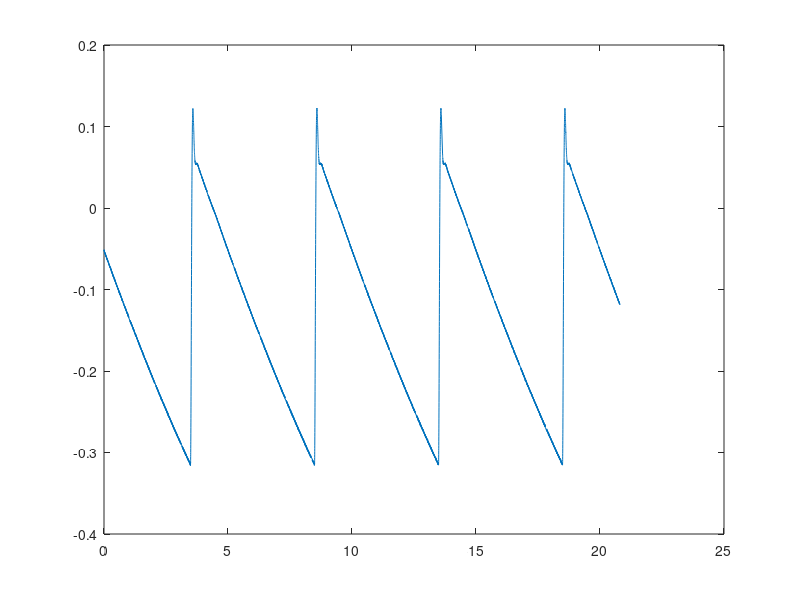
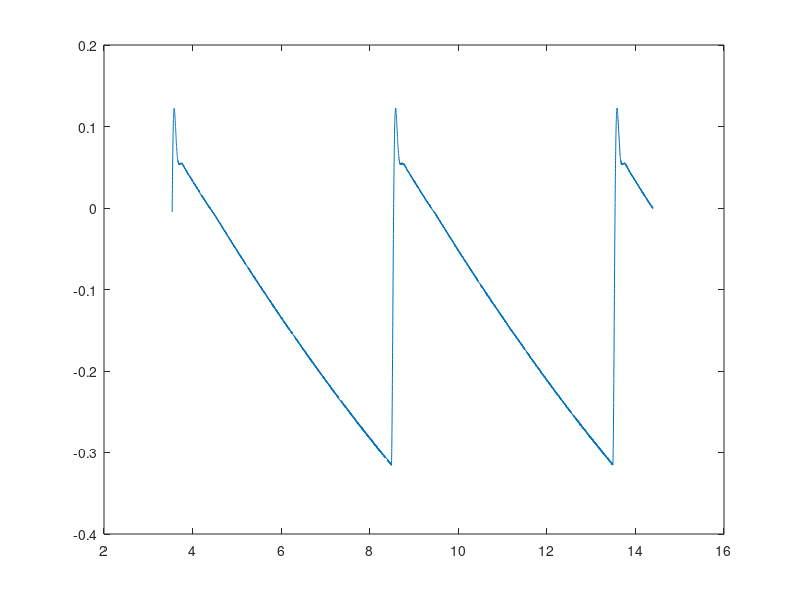

MATLAB code to generate these figures, in order:
clear; clc;
data = load("measured_IO.mat");
dat_n = 12;
name = "trimmed_sine_12";

inp_1 = data.inp_ampf{dat_n};
inp_2 = data.inp_lvdt{dat_n};
out = data.out_lvdt{dat_n};
time = data.time{dat_n};
zero_crossings = find(diff(sign(out)) ~= 0);
figure(1)
plot(time,out)
s = zero_crossings(1);
e = zero_crossings(36);
figure(2)
plot(time(s:e),out(s:e))
inp_ampf_tr = inp_1(s:e);
inp_lvdt_tr = inp_2(s:e);
out_lvdt_tr = out(s:e);
time_tr = time(s:e);
% save(name,"inp_ampf_tr","inp_lvdt_tr","time_tr","out_lvdt_tr")